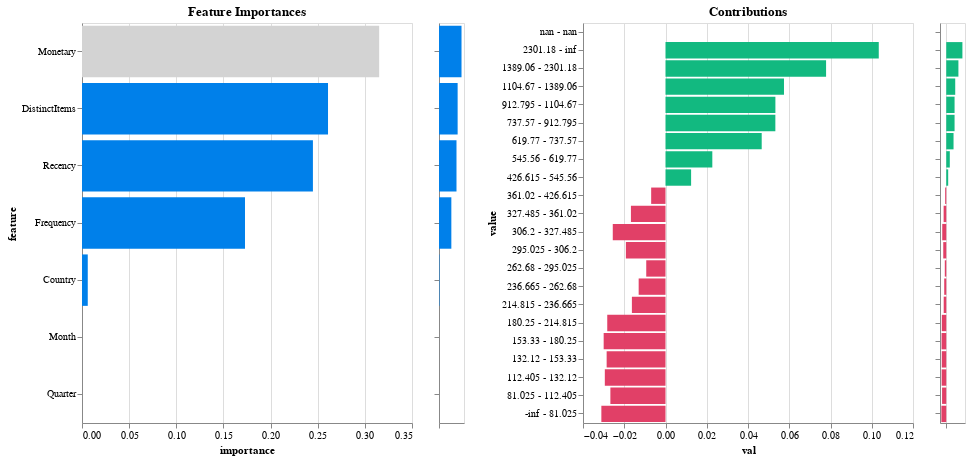

Notebook code cell kept with this figure:
### Markdown cell above
## 4. Model Interpretability and Explainability

### Code cell
model.explain()

### Figure 1 — Vega-Lite specification as saved in the notebook (floating-point values rounded to 4 significant figures)
{"config": {"view": {"continuousWidth": 300, "continuousHeight": 300}}, "hconcat": [{"mark": {"type": "bar", "color": "#0080ea"}, "encoding": {"color": {"condition": {"param": "param_1", "value": "lightgray"}, "value": "#0080ea"}, "tooltip": {"field": "importance_label", "type": "nominal"}, "x": {"field": "importance", "type": "quantitative"}, "y": {"field": "feature", "sort": {"field": "importance", "order": "descending"}, "type": "nominal"}}, "height": 400, "name": "view_1", "title": "Feature Importances", "transform": [{"filter": {"param": "param_2"}}], "width": 330}, {"mark": {"type": "bar", "color": "#0080ea"}, "encoding": {"x": {"axis": {"labels": false, "title": null}, "field": "importance", "type": "quantitative"}, "y": {"axis": {"labels": false, "title": null}, "field": "feature", "sort": "-x", "type": "nominal"}}, "height": 400, "name": "view_2", "width": 25}, {"data": {"name": "data-fd34ce39301351f226e227ede001ec23"}, "mark": {"type": "bar", "color": "#e14067"}, "encoding": {"color": {"condition": {"test": "(datum.contribution < 0)", "value": "#e14067"}, "value": "#12b980"}, "tooltip": {"field": "score_label", "type": "nominal"}, "x": {"field": "val", "type": "quantitative"}, "y": {"field": "value", "sort": {"field": "index", "order": "descending"}, "type": "nominal"}}, "height": 400, "name": "view_3", "title": "Contributions", "transform": [{"fold": ["contribution", "mean", "frequency"], "as": ["column", "val"]}, {"filter": {"param": "Select"}}, {"filter": {"param": "param_1"}}, {"filter": {"param": "param_3"}}], "width": 330}, {"data": {"name": "data-fd34ce39301351f226e227ede001ec23"}, "mark": {"type": "bar", "color": "#e14067"}, "encoding": {"color": {"condition": {"test": "(datum.contribution < 0)", "value": "#e14067"}, "value": "#12b980"}, "x": {"axis": {"labels": false, "title": null}, "field": "contribution", "type": "quantitative"}, "y": {"axis": {"labels": false, "title": null}, "field": "value", "sort": {"field": "index", "order": "descending"}, "type": "nominal"}}, "height": 400, "name": "view_4", "transform": [{"filter": {"param": "param_1"}}], "width": 25}], "data": {"name": "data-26c5814abb71d313f5dfe8871336d54b"}, "params": [{"name": "param_1", "select": {"type": "point", "fields": ["feature"]}, "value": "Monetary", "views": ["view_1"]}, {"name": "Select", "select": {"type": "point", "fields": ["column"]}, "bind": {"input": "select", "options": ["contribution", "mean", "frequency"]}, "value": "contribution", "views": ["view_1", "view_3"]}, {"name": "param_2", "select": {"type": "interval", "encodings": ["y"]}, "views": ["view_2"]}, {"name": "param_3", "select": {"type": "interval", "encodings": ["y"]}, "views": ["view_4"]}], "$schema": "https://vega.github.io/schema/vega-lite/v5.20.1.json", "datasets": {"data-26c5814abb71d313f5dfe8871336d54b": [{"feature": "Month", "importance": 0.0, "importance_label": "0.0%"}, {"feature": "Quarter", "importance": 0.0, "importance_label": "0.0%"}, {"feature": "Country", "importance": 0.006106, "importance_label": "0.6%"}, {"feature": "Frequency", "importance": 0.1729, "importance_label": "17.3%"}, {"feature": "Recency", "importance": 0.2449, "importance_label": "24.5%"}, {"feature": "DistinctItems", "importance": 0.2609, "importance_label": "26.1%"}, {"feature": "Monetary", "importance": 0.3152, "importance_label": "31.5%"}], "data-fd34ce39301351f226e227ede001ec23": [{"index": 0, "value": "-inf - 1.5", "contribution": -0.2418, "mean": 0.1476, "frequency": 0.756, "feature": "Frequency", "score_label": "-24.2"}, {"index": 1, "value": "1.5 - 2.5", "contribution": 0.3767, "mean": 0.9913, "frequency": 0.1593, "feature": "Frequency", "score_label": "37.7"}, {"index": 2, "value": "2.5 - 3.5", "contribution": 0.1611, "mean": 1.0, "frequency": 0.04643, "feature": "Frequency", "score_label": "16.1"}, {"index": 3, "value": "3.5 - inf", "contribution": 0.1408, "mean": 1.0, "frequency": 0.03829, "feature": "Frequency", "score_label": "14.1"}, {"index": 4, "value": "nan - nan", "contribution": 0.0, "mean": 0.0, "frequency": 0.0, "feature": "Frequency", "score_label": "0.0"}, {"index": 0, "value": "-inf - 23.5", "contribution": -0.0256, "mean": 0.1611, "frequency": 0.03367, "feature": "DistinctItems", "score_label": "-2.6"}, {"index": 1, "value": "23.5 - 38.5", "contribution": -0.02552, "mean": 0.16, "frequency": 0.03324, "feature": "DistinctItems", "score_label": "-2.6"}, {"index": 2, "value": "38.5 - 51.5", "contribution": -0.02374, "mean": 0.1803, "frequency": 0.0351, "feature": "DistinctItems", "score_label": "-2.4"}, {"index": 3, "value": "51.5 - 64.5", "contribution": -0.02309, "mean": 0.1917, "frequency": 0.03718, "feature": "DistinctItems", "score_label": "-2.3"}, {"index": 4, "value": "64.5 - 74.5", "contribution": -0.01922, "mean": 0.203, "frequency": 0.0317, "feature": "DistinctItems", "score_label": "-1.9"}, {"index": 5, "value": "74.5 - 84.5", "contribution": -0.01766, "mean": 0.2124, "frequency": 0.03079, "feature": "DistinctItems", "score_label": "-1.8"}, {"index": 6, "value": "84.5 - 94.5", "contribution": -0.01748, "mean": 0.2123, "frequency": 0.03032, "feature": "DistinctItems", "score_label": "-1.7"}, {"index": 7, "value": "94.5 - 103.5", "contribution": -0.01797, "mean": 0.2091, "frequency": 0.03053, "feature": "DistinctItems", "score_label": "-1.8"}, {"index": 8, "value": "103.5 - 122.5", "contribution": -0.01884, "mean": 0.2536, "frequency": 0.05515, "feature": "DistinctItems", "score_label": "-1.9"}, {"index": 9, "value": "122.5 - 143.5", "contribution": -0.0177, "mean": 0.2623, "frequency": 0.05739, "feature": "DistinctItems", "score_label": "-1.8"}, {"index": 10, "value": "143.5 - 157.5", "contribution": -0.01001, "mean": 0.2859, "frequency": 0.03888, "feature": "DistinctItems", "score_label": "-1.0"}, {"index": 11, "value": "157.5 - 174.5", "contribution": -0.008338, "mean": 0.3009, "frequency": 0.0426, "feature": "DistinctItems", "score_label": "-0.8"}, {"index": 12, "value": "174.5 - 262.5", "contribution": -0.01116, "mean": 0.327, "frequency": 0.1693, "feature": "DistinctItems", "score_label": "-1.1"}, {"index": 13, "value": "262.5 - 295.5", "contribution": 0.01578, "mean": 0.4156, "frequency": 0.04851, "feature": "DistinctItems", "score_label": "1.6"}, {"index": 14, "value": "295.5 - 345.5", "contribution": 0.01243, "mean": 0.3979, "frequency": 0.056, "feature": "DistinctItems", "score_label": "1.2"}, {"index": 15, "value": "345.5 - 378.5", "contribution": 0.0166, "mean": 0.4395, "frequency": 0.03255, "feature": "DistinctItems", "score_label": "1.7"}, {"index": 16, "value": "378.5 - 421.5", "contribution": 0.01749, "mean": 0.443, "frequency": 0.03313, "feature": "DistinctItems", "score_label": "1.7"}, {"index": 17, "value": "421.5 - 489.5", "contribution": 0.03306, "mean": 0.5013, "frequency": 0.04, "feature": "DistinctItems", "score_label": "3.3"}, {"index": 18, "value": "489.5 - 587.5", "contribution": 0.03599, "mean": 0.5147, "frequency": 0.03989, "feature": "DistinctItems", "score_label": "3.6"}, {"index": 19, "value": "587.5 - 849.5", "contribution": 0.06355, "mean": 0.5862, "frequency": 0.05308, "feature": "DistinctItems", "score_label": "6.4"}, {"index": 20, "value": "849.5 - 1480.0", "contribution": 0.06889, "mean": 0.6762, "frequency": 0.03728, "feature": "DistinctItems", "score_label": "6.9"}, {"index": 21, "value": "1480.0 - inf", "contribution": 0.0923, "mean": 0.817, "frequency": 0.03372, "feature": "DistinctItems", "score_label": "9.2"}, {"index": 22, "value": "nan - nan", "contribution": 0.0, "mean": 0.0, "frequency": 0.0, "feature": "DistinctItems", "score_label": "0.0"}, {"index": 0, "value": "-inf - 81.025", "contribution": -0.0311, "mean": 0.1318, "frequency": 0.03633, "feature": "Monetary", "score_label": "-3.1"}, {"index": 1, "value": "81.025 - 112.405", "contribution": -0.02672, "mean": 0.1704, "frequency": 0.0384, "feature": "Monetary", "score_label": "-2.7"}, {"index": 2, "value": "112.405 - 132.12", "contribution": -0.02942, "mean": 0.1466, "frequency": 0.03702, "feature": "Monetary", "score_label": "-2.9"}, {"index": 3, "value": "132.12 - 153.33", "contribution": -0.02853, "mean": 0.1546, "frequency": 0.0375, "feature": "Monetary", "score_label": "-2.9"}, {"index": 4, "value": "153.33 - 180.25", "contribution": -0.02998, "mean": 0.1833, "frequency": 0.05021, "feature": "Monetary", "score_label": "-3.0"}, {"index": 5, "value": "180.25 - 214.815", "contribution": -0.02824, "mean": 0.2072, "frequency": 0.05723, "feature": "Monetary", "score_label": "-2.8"}, {"index": 6, "value": "214.815 - 236.665", "contribution": -0.01629, "mean": 0.232, "frequency": 0.03393, "feature": "Monetary", "score_label": "-1.6"}, {"index": 7, "value": "236.665 - 262.68", "contribution": -0.01302, "mean": 0.2613, "frequency": 0.03643, "feature": "Monetary", "score_label": "-1.3"}, {"index": 8, "value": "262.68 - 295.025", "contribution": -0.009338, "mean": 0.2964, "frequency": 0.04468, "feature": "Monetary", "score_label": "-0.9"}, {"index": 9, "value": "295.025 - 306.2", "contribution": -0.01921, "mean": 0.208, "frequency": 0.03324, "feature": "Monetary", "score_label": "-1.9"}, {"index": 10, "value": "306.2 - 327.485", "contribution": -0.02557, "mean": 0.2212, "frequency": 0.05723, "feature": "Monetary", "score_label": "-2.6"}, {"index": 11, "value": "327.485 - 361.02", "contribution": -0.01676, "mean": 0.2631, "frequency": 0.05377, "feature": "Monetary", "score_label": "-1.7"}, {"index": 12, "value": "361.02 - 426.615", "contribution": -0.006951, "mean": 0.3263, "frequency": 0.08265, "feature": "Monetary", "score_label": "-0.7"}, {"index": 13, "value": "426.615 - 545.56", "contribution": 0.01241, "mean": 0.3838, "frequency": 0.0977, "feature": "Monetary", "score_label": "1.2"}, {"index": 14, "value": "545.56 - 619.77", "contribution": 0.0227, "mean": 0.4427, "frequency": 0.04829, "feature": "Monetary", "score_label": "2.3"}, {"index": 15, "value": "619.77 - 737.57", "contribution": 0.04665, "mean": 0.5122, "frequency": 0.05909, "feature": "Monetary", "score_label": "4.7"}, {"index": 16, "value": "737.57 - 912.795", "contribution": 0.05326, "mean": 0.5455, "frequency": 0.0543, "feature": "Monetary", "score_label": "5.3"}, {"index": 17, "value": "912.795 - 1104.67", "contribution": 0.05328, "mean": 0.6193, "frequency": 0.03409, "feature": "Monetary", "score_label": "5.3"}, {"index": 18, "value": "1104.67 - 1389.06", "contribution": 0.05745, "mean": 0.6439, "frequency": 0.03345, "feature": "Monetary", "score_label": "5.7"}, {"index": 19, "value": "1389.06 - 2301.18", "contribution": 0.07786, "mean": 0.7056, "frequency": 0.0392, "feature": "Monetary", "score_label": "7.8"}, {"index": 20, "value": "2301.18 - inf", "contribution": 0.1034, "mean": 0.8567, "frequency": 0.03526, "feature": "Monetary", "score_label": "10.3"}, {"index": 21, "value": "nan - nan", "contribution": 0.0, "mean": 0.0, "frequency": 0.0, "feature": "Monetary", "score_label": "0.0"}, {"index": 0, "value": "Korea", "contribution": -0.0008345, "mean": 0.0, "frequency": 0.0001064, "feature": "Country", "score_label": "-0.1"}, {"index": 1, "value": "Saudi Arabia", "contribution": -0.0005137, "mean": 0.0, "frequency": 5.319e-05, "feature": "Country", "score_label": "-0.1"}, {"index": 2, "value": "RSA", "contribution": -0.0005137, "mean": 0.0, "frequency": 5.319e-05, "feature": "Country", "score_label": "-0.1"}, {"index": 3, "value": "Nigeria", "contribution": -0.0008345, "mean": 0.0, "frequency": 0.0001064, "feature": "Country", "score_label": "-0.1"}, {"index": 4, "value": "Lebanon", "contribution": -0.0005137, "mean": 0.0, "frequency": 5.319e-05, "feature": "Country", "score_label": "-0.1"}, {"index": 5, "value": "Israel", "contribution": -0.001108, "mean": 0.0, "frequency": 0.0001596, "feature": "Country", "score_label": "-0.1"}, {"index": 6, "value": "Iceland", "contribution": -0.001585, "mean": 0.0, "frequency": 0.0002659, "feature": "Country", "score_label": "-0.2"}, {"index": 7, "value": "Czech Republic", "contribution": -0.0005137, "mean": 0.0, "frequency": 5.319e-05, "feature": "Country", "score_label": "-0.1"}, {"index": 8, "value": "West Indies", "contribution": -0.0005137, "mean": 0.0, "frequency": 5.319e-05, "feature": "Country", "score_label": "-0.1"}, {"index": 9, "value": "Bahrain", "contribution": -0.001356, "mean": 0.0, "frequency": 0.0002127, "feature": "Country", "score_label": "-0.1"}, {"index": 10, "value": "Brazil", "contribution": -0.0008345, "mean": 0.0, "frequency": 0.0001064, "feature": "Country", "score_label": "-0.1"}, {"index": 11, "value": "Greece", "contribution": -0.002776, "mean": 0.06667, "frequency": 0.0007978, "feature": "Country", "score_label": "-0.3"}, {"index": 12, "value": "Unspecified", "contribution": -0.001848, "mean": 0.1, "frequency": 0.0005319, "feature": "Country", "score_label": "-0.2"}, {"index": 13, "value": "Austria", "contribution": -0.003096, "mean": 0.1613, "frequency": 0.001649, "feature": "Country", "score_label": "-0.3"}, {"index": 14, "value": "Finland", "contribution": -0.002516, "mean": 0.1667, "frequency": 0.001276, "feature": "Country", "score_label": "-0.3"}, {"index": 15, "value": "Denmark", "contribution": -0.002784, "mean": 0.1724, "frequency": 0.001542, "feature": "Country", "score_label": "-0.3"}, {"index": 16, "value": "Channel Islands", "contribution": -0.002735, "mean": 0.1875, "frequency": 0.001702, "feature": "Country", "score_label": "-0.3"}, {"index": 17, "value": "Belgium", "contribution": -0.004986, "mean": 0.2045, "frequency": 0.00468, "feature": "Country", "score_label": "-0.5"}, {"index": 18, "value": "Italy", "contribution": -0.002809, "mean": 0.2051, "frequency": 0.002074, "feature": "Country", "score_label": "-0.3"}, {"index": 19, "value": "Portugal", "contribution": -0.003426, "mean": 0.2075, "frequency": 0.002819, "feature": "Country", "score_label": "-0.3"}, {"index": 20, "value": "Japan", "contribution": -0.001602, "mean": 0.2273, "frequency": 0.00117, "feature": "Country", "score_label": "-0.2"}, {"index": 21, "value": "Switzerland", "contribution": -0.002402, "mean": 0.25, "frequency": 0.002766, "feature": "Country", "score_label": "-0.2"}, {"index": 22, "value": "Spain", "contribution": -0.002714, "mean": 0.2727, "frequency": 0.00468, "feature": "Country", "score_label": "-0.3"}, {"index": 23, "value": "United Arab Emirates", "contribution": -0.0003879, "mean": 0.2857, "frequency": 0.0003723, "feature": "Country", "score_label": "-0.0"}, {"index": 24, "value": "Poland", "contribution": -0.0006402, "mean": 0.3, "frequency": 0.001064, "feature": "Country", "score_label": "-0.1"}, {"index": 25, "value": "Cyprus", "contribution": -0.0004723, "mean": 0.32, "frequency": 0.00133, "feature": "Country", "score_label": "-0.0"}, {"index": 26, "value": "Lithuania", "contribution": -6.535e-05, "mean": 0.3333, "frequency": 0.0001596, "feature": "Country", "score_label": "-0.0"}, {"index": 27, "value": "United Kingdom", "contribution": 0.002691, "mean": 0.3556, "frequency": 0.9192, "feature": "Country", "score_label": "0.3"}, {"index": 28, "value": "Sweden", "contribution": 0.0007375, "mean": 0.3778, "frequency": 0.002393, "feature": "Country", "score_label": "0.1"}, {"index": 29, "value": "Germany", "contribution": 0.003447, "mean": 0.3789, "frequency": 0.02021, "feature": "Country", "score_label": "0.3"}, {"index": 30, "value": "France", "contribution": 0.003726, "mean": 0.3851, "frequency": 0.01643, "feature": "Country", "score_label": "0.4"}, {"index": 31, "value": "USA", "contribution": 0.0005001, "mean": 0.4, "frequency": 0.0005319, "feature": "Country", "score_label": "0.1"}, {"index": 32, "value": "Canada", "contribution": 0.0003078, "mean": 0.4, "frequency": 0.0002659, "feature": "Country", "score_label": "0.0"}, {"index": 33, "value": "Netherlands", "contribution": 0.002512, "mean": 0.4074, "frequency": 0.004308, "feature": "Country", "score_label": "0.3"}, {"index": 34, "value": "Australia", "contribution": 0.003209, "mean": 0.4444, "frequency": 0.002872, "feature": "Country", "score_label": "0.3"}, {"index": 35, "value": "Thailand", "contribution": 0.0005161, "mean": 0.5, "frequency": 0.0001064, "feature": "Country", "score_label": "0.1"}, {"index": 36, "value": "European Community", "contribution": 0.0005161, "mean": 0.5, "frequency": 0.0001064, "feature": "Country", "score_label": "0.1"}, {"index": 37, "value": "Singapore", "contribution": 0.0008385, "mean": 0.5, "frequency": 0.0002127, "feature": "Country", "score_label": "0.1"}, {"index": 38, "value": "Norway", "contribution": 0.003428, "mean": 0.6154, "frequency": 0.0006914, "feature": "Country", "score_label": "0.3"}, {"index": 39, "value": "EIRE", "contribution": 0.01435, "mean": 0.78, "frequency": 0.002659, "feature": "Country", "score_label": "1.4"}, {"index": 40, "value": "Malta", "contribution": 0.003037, "mean": 1.0, "frequency": 0.0001596, "feature": "Country", "score_label": "0.3"}, {"index": 41, "value": "Null", "contribution": 0.0, "mean": 0.0, "frequency": 0.0, "feature": "Country", "score_label": "0.0"}, {"index": 0, "value": "-inf - -0.5", "contribution": 0.04925, "mean": 0.5669, "frequency": 0.04175, "feature": "Recency", "score_label": "4.9"}, {"index": 1, "value": "-0.5 - 1.5", "contribution": 0.05901, "mean": 0.5439, "frequency": 0.06366, "feature": "Recency", "score_label": "5.9"}, {"index": 2, "value": "1.5 - 2.5", "contribution": 0.0276, "mean": 0.4893, "frequency": 0.03489, "feature": "Recency", "score_label": "2.8"}, {"index": 3, "value": "2.5 - 3.5", "contribution": 0.02921, "mean": 0.4907, "frequency": 0.03728, "feature": "Recency", "score_label": "2.9"}, {"index": 4, "value": "3.5 - 4.5", "contribution": 0.02768, "mean": 0.488, "frequency": 0.03553, "feature": "Recency", "score_label": "2.8"}, {"index": 5, "value": "4.5 - 5.5", "contribution": 0.02471, "mean": 0.471, "frequency": 0.0367, "feature": "Recency", "score_label": "2.5"}, {"index": 6, "value": "5.5 - 7.5", "contribution": 0.0354, "mean": 0.4621, "frequency": 0.06872, "feature": "Recency", "score_label": "3.5"}, {"index": 7, "value": "7.5 - 8.5", "contribution": 0.01441, "mean": 0.4265, "frequency": 0.03367, "feature": "Recency", "score_label": "1.4"}, {"index": 8, "value": "8.5 - 9.5", "contribution": 0.01476, "mean": 0.4333, "frequency": 0.03069, "feature": "Recency", "score_label": "1.5"}, {"index": 9, "value": "9.5 - 10.5", "contribution": 0.02041, "mean": 0.4487, "frequency": 0.03782, "feature": "Recency", "score_label": "2.0"}, {"index": 10, "value": "10.5 - 11.5", "contribution": 0.01244, "mean": 0.4168, "frequency": 0.03356, "feature": "Recency", "score_label": "1.2"}, {"index": 11, "value": "11.5 - 12.5", "contribution": 0.009067, "mean": 0.3979, "frequency": 0.03569, "feature": "Recency", "score_label": "0.9"}, {"index": 12, "value": "12.5 - 13.5", "contribution": 0.005978, "mean": 0.3827, "frequency": 0.03627, "feature": "Recency", "score_label": "0.6"}, {"index": 13, "value": "13.5 - 18.5", "contribution": -0.00248, "mean": 0.3478, "frequency": 0.1546, "feature": "Recency", "score_label": "-0.2"}, {"index": 14, "value": "18.5 - 19.5", "contribution": -0.01072, "mean": 0.2668, "frequency": 0.0301, "feature": "Recency", "score_label": "-1.1"}, {"index": 15, "value": "19.5 - 20.5", "contribution": -0.01376, "mean": 0.2449, "frequency": 0.03127, "feature": "Recency", "score_label": "-1.4"}, {"index": 16, "value": "20.5 - 21.5", "contribution": -0.01898, "mean": 0.2031, "frequency": 0.03117, "feature": "Recency", "score_label": "-1.9"}, {"index": 17, "value": "21.5 - 22.5", "contribution": -0.01972, "mean": 0.206, "frequency": 0.03383, "feature": "Recency", "score_label": "-2.0"}, {"index": 18, "value": "22.5 - 25.5", "contribution": -0.04641, "mean": 0.1651, "frequency": 0.08116, "feature": "Recency", "score_label": "-4.6"}, {"index": 19, "value": "25.5 - 28.5", "contribution": -0.05071, "mean": 0.1204, "frequency": 0.06802, "feature": "Recency", "score_label": "-5.1"}, {"index": 20, "value": "28.5 - inf", "contribution": -0.04466, "mean": 0.07317, "frequency": 0.04361, "feature": "Recency", "score_label": "-4.5"}, {"index": 21, "value": "nan - nan", "contribution": -0.01924, "mean": 0.01081, "frequency": 0.009839, "feature": "Recency", "score_label": "-1.9"}, {"index": 0, "value": "-inf - inf", "contribution": 0.0, "mean": 0.3542, "frequency": 1.0, "feature": "Month", "score_label": "0.0"}, {"index": 1, "value": "nan - nan", "contribution": 0.0, "mean": 0.0, "frequency": 0.0, "feature": "Month", "score_label": "0.0"}, {"index": 0, "value": "-inf - inf", "contribution": 0.0, "mean": 0.3542, "frequency": 1.0, "feature": "Quarter", "score_label": "0.0"}, {"index": 1, "value": "nan - nan", "contribution": 0.0, "mean": 0.0, "frequency": 0.0, "feature": "Quarter", "score_label": "0.0"}]}}
